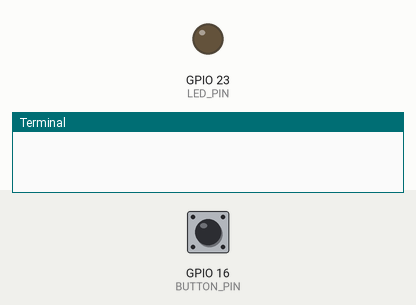
This program was run on a simulated Raspberry Pi (BCM pin numbers). On the bench: output pins drawn as LEDs (lit = HIGH), the last lines printed to the terminal. The inputs (shaded band) are chosen by the test bench; at power-on: GPIO 16 (BUTTON_PIN) HIGH.

Above: at 1.2 s.
1.3 s: GPIO 16 (BUTTON_PIN) pulled LOW for 0.15 s
At 2.4 s:
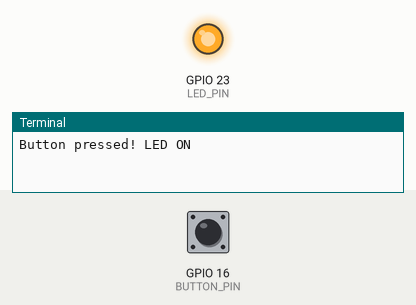
2.9 s: GPIO 16 (BUTTON_PIN) pulled LOW for 1 s
At 3.8 s:
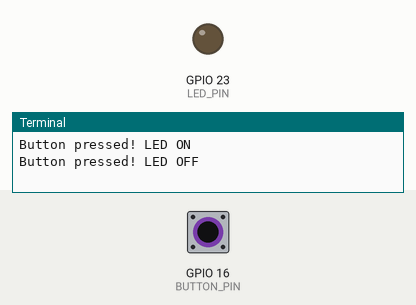
5.4 s: GPIO 16 (BUTTON_PIN) pulled LOW for 3.2 s
At 5.7 s:
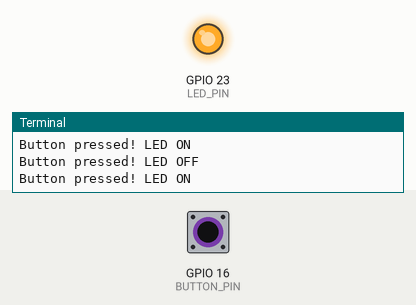
Timing chart, 0 to 8.4 s (numbered marks = the images above; inputs shaded):
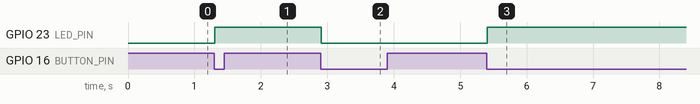

Measured:
- after the input at 1.3 s, GPIO 23 (LED_PIN): LOW → HIGH at once
- after the input at 2.9 s, GPIO 23 (LED_PIN): HIGH → LOW at once
- after the input at 5.4 s, GPIO 23 (LED_PIN): LOW → HIGH at once

The program:

led_task.py
```python
import pigpio
import time

pi = pigpio.pi()
if not pi.connected:
    print("NOT CONNECTED")
    exit()

BUTTON_PIN = 16
LED_PIN = 23

pi.set_mode(BUTTON_PIN, pigpio.INPUT)
pi.set_pull_up_down(BUTTON_PIN, pigpio.PUD_UP)
pi.set_mode(LED_PIN, pigpio.OUTPUT)

led_state = 0
pi.write(LED_PIN, led_state)

prev_button_state = pi.read(BUTTON_PIN)

try:
    while True:
        button_state = pi.read(BUTTON_PIN)
        if prev_button_state == 1 and button_state == 0:
            led_state = 0 if led_state else 1
            pi.write(LED_PIN, led_state)
            print(f"Button pressed! LED {'ON' if led_state else 'OFF'}")
            time.sleep(0.2) # simple debounce

        prev_button_state = button_state
        time.sleep(0.01)

except KeyboardInterrupt:
    pi.write(LED_PIN, 0)
    pi.stop()
    print("\nExiting program...")
```
